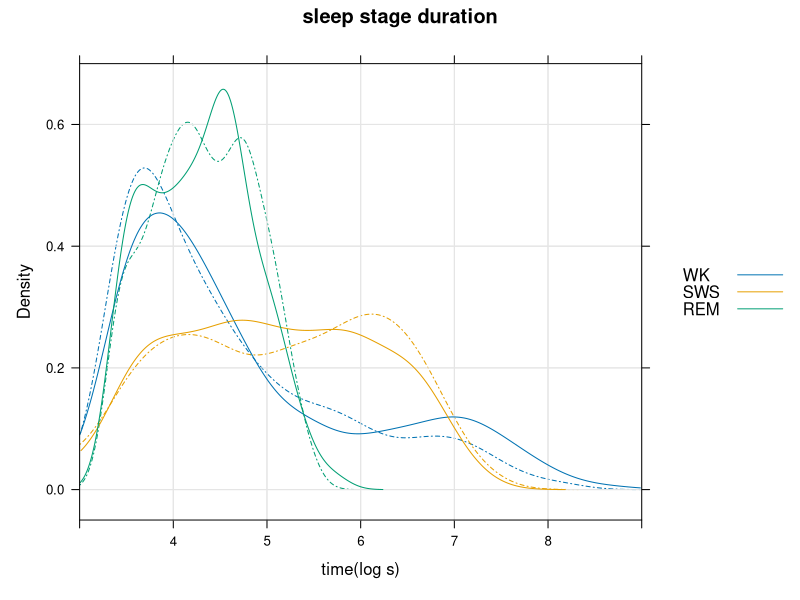

R code for this plot:
library(lattice)
library(latticeExtra)


rr <- read.table('wt_estadios.csv',header=T)

rr$est <- factor(rr$est,levels=c(0,1,2),labels=c("WK","SWS","REM"))
my.settings <- list(
  par.main.text = list(font = 2, # make it bold
                       just = "left", 
                       x = grid::unit(5, "mm")),
  par.sub.text = list(font = 1, 
                      just = "left", 
                      x = grid::unit(5, "mm"))
  )

g1 <- densityplot(~log(dur) ,data=rr[rr$luz=='LUZ',], groups=est, type=c('density',"g"), lty=4,log="xy",xlim=c(3,9),auto.key=T,main="sleep stage duration", xlab="time(log s)",ylim=c(-0.05,0.7) )+
as.layer( g2 <- densityplot(~log(dur) ,data=rr[rr$luz=='OSCURIDAD',], groups=est,type=c('density',"g"), log="xy",xlim=c(3,9) ))
rr <- read.table('wt_estadios.csv',header=T)
rr <- rr[rr$luz=='OSCURIDAD',]




print(g1)

#pdf("densidad_estadios.pdf")
#print(g2+g1)
#dev.off()
